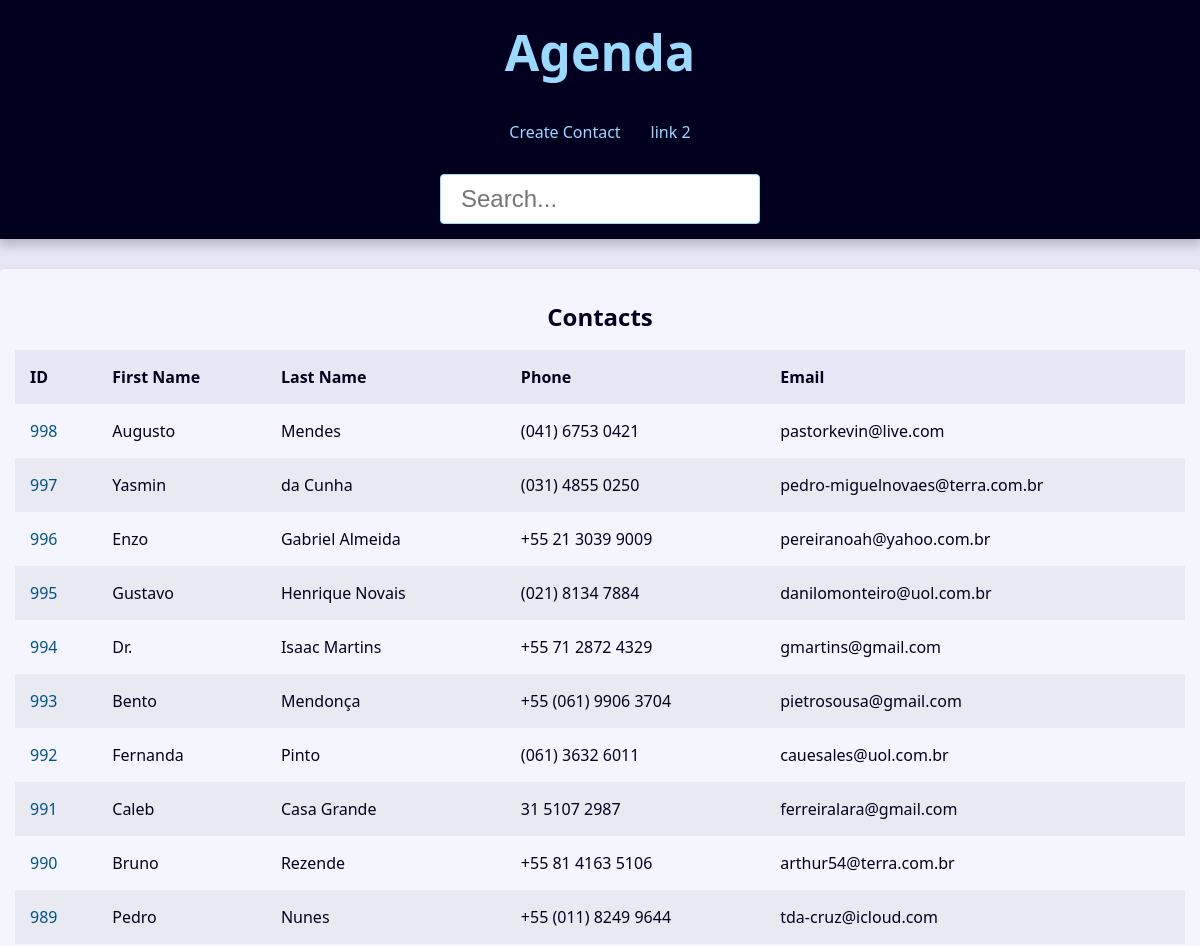
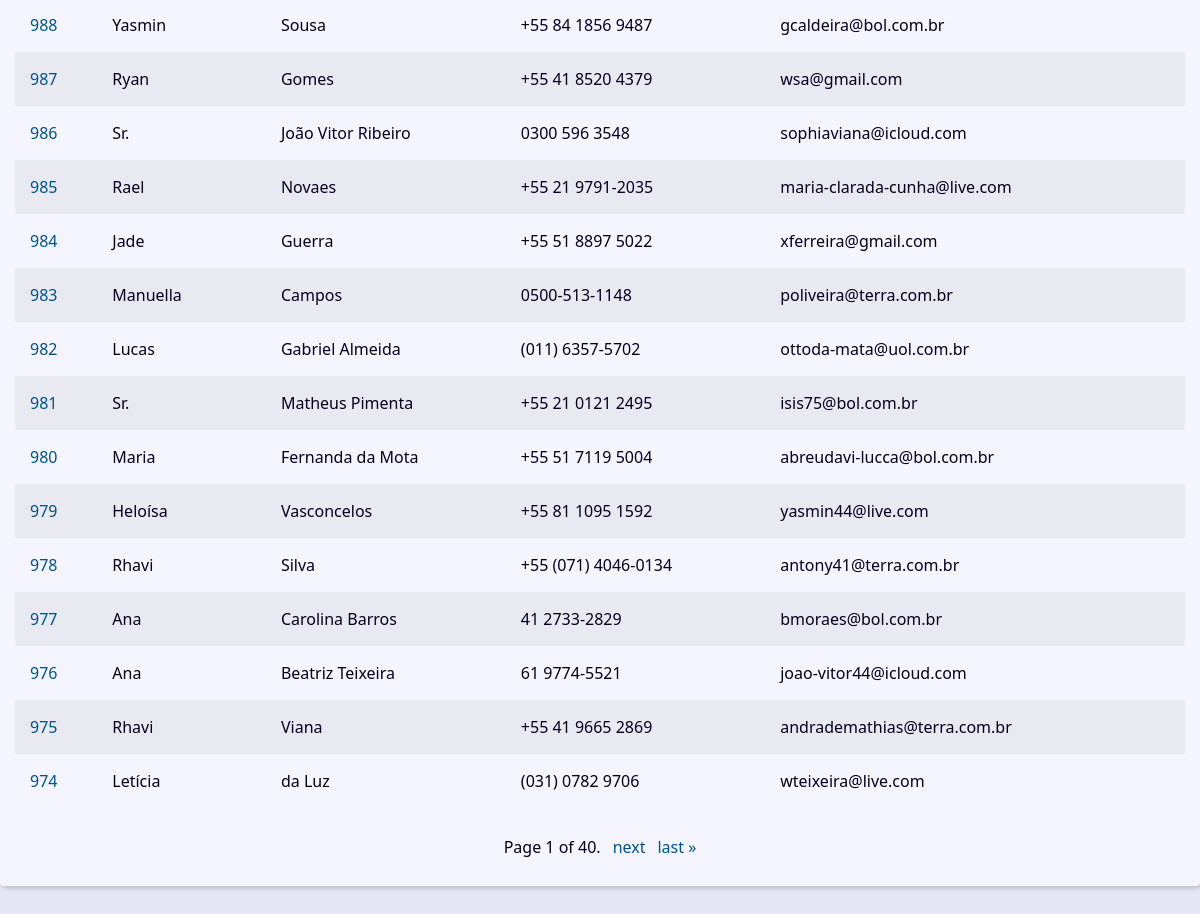
The app's page /, older data (2 pictures, top to bottom).
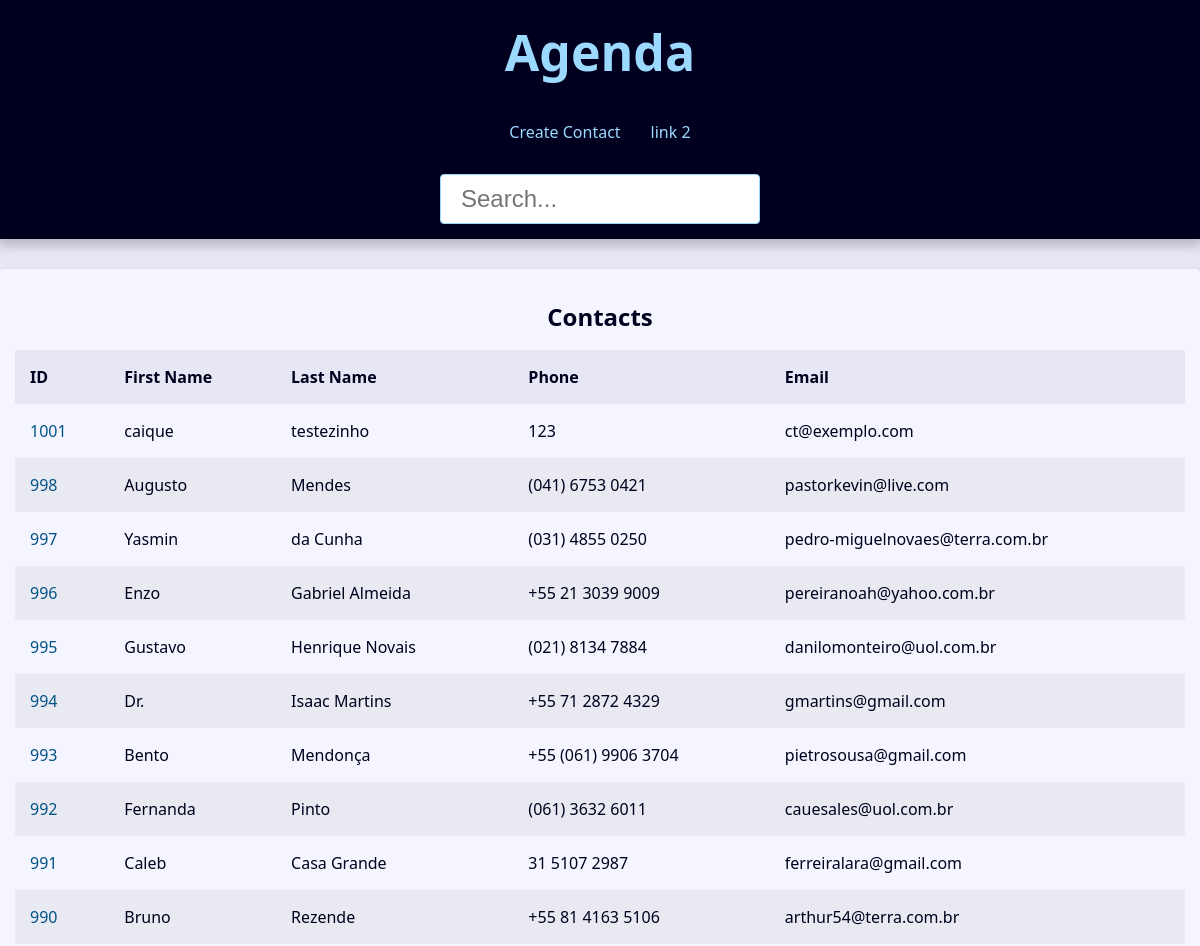
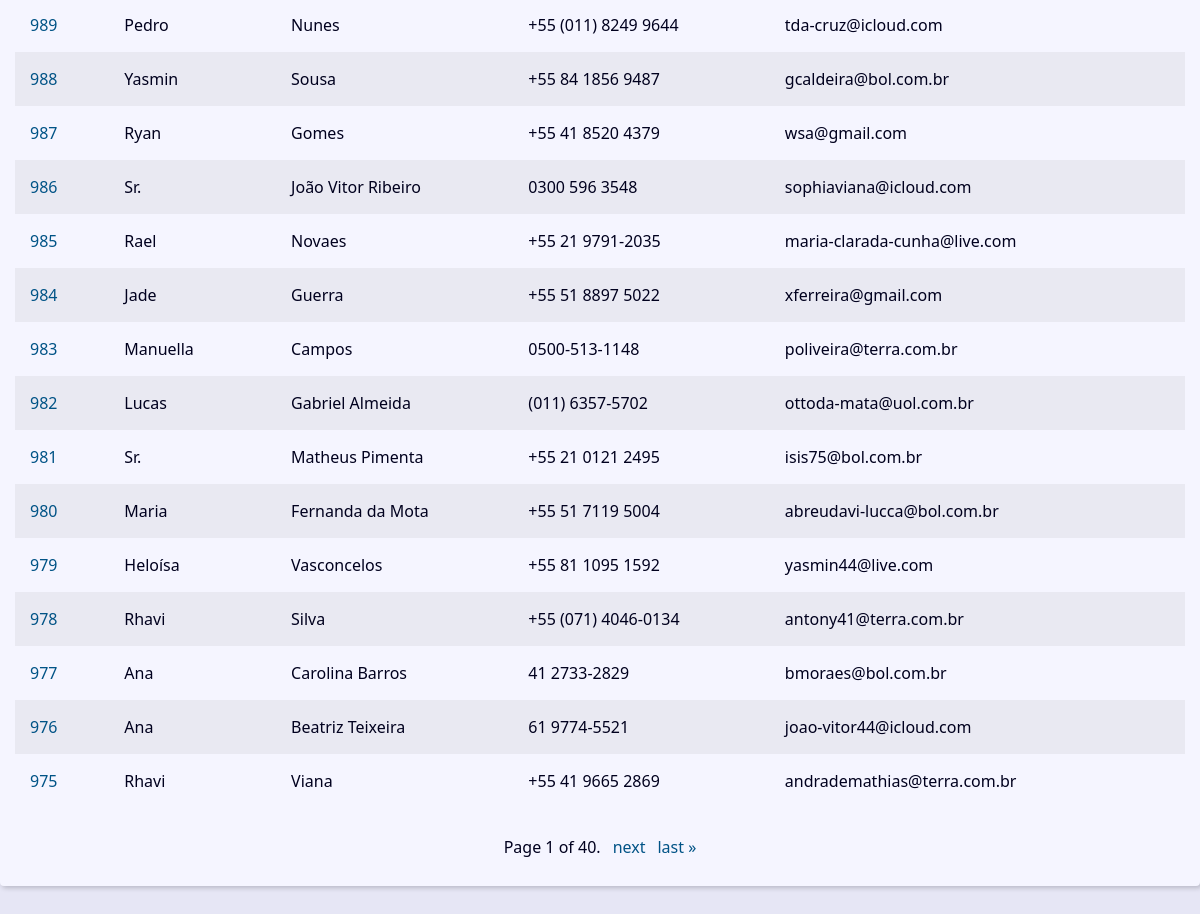
The same page, newer data (2 pictures, top to bottom).
### contact/models.py (models this page shows, shortened)
class Contact(models.Model):
    first_name = models.CharField(max_length=50)
    last_name = models.CharField(max_length=50)
    phone = models.CharField(max_length=50)
    email = models.EmailField(max_length=254, blank=True)
    created_date = models.DateTimeField(default=timezone.now)
    description = models.TextField( blank=True)
    show = models.BooleanField(default=True)
    picture = models.ImageField(blank=True, upload_to='pictures/%Y/%m/') # dentro media_root >> pictures/2025/10/
    category = models.ForeignKey(Category, on_delete=models.SET_NULL, null=True, blank=True)
    owner = models.ForeignKey(User, on_delete=models.SET_NULL, null=True, blank=True)

### contact/views/contact_views.py (the view)
# urls.py: path('', view=views.index, name='index'),
def index(request):
    contacts = Contact.objects.filter(show=True).order_by('-id')
    paginator = Paginator(contacts, 25)
    page_number = request.GET.get('page')
    page_obj = paginator.get_page(page_number)
    context = {"page_obj": page_obj, 'site_title': 'Contatos - '}
    return render(
        request,
        'contact/index.html',
        context
    )

### contact/templates/contact/index.html
{% extends "global/base.html" %}
{% block content %}
    {% if page_obj %}
        <div class="responsive-table">
            <table class="contacts-table">
                <caption class="table-caption">
                    Contacts
                </caption>
                <thead>
                    <tr class="table-row table-row-header">
                        <th class="table-header">ID</th>
                        <th class="table-header">First Name</th>
                        <th class="table-header">Last Name</th>
                        <th class="table-header">Phone</th>
                        <th class="table-header">Email</th>
                    </tr>
                </thead>
                <tbody>
                    {% for contact in page_obj %}
                        <tr class="table-row">
                            <td class="table-cel">
                                <a class="table-link"
                                href="{% url 'contact:contact' contact.id %}">
                                    {{ contact.id }}
                                </a>
                            </td>
                            <td class="table-cel">
                                {{ contact.first_name }}
                            </td>
                            <td class="table-cel">
                                {{ contact.last_name }}
                            </td>
                            <td class="table-cel">
                                {{ contact.phone }}
                            </td>
                            <td class="table-cel">
                                {{ contact.email }}
                            </td>
                        </tr>
                    {% endfor %}
                </tbody>
            </table>
        </div>
    {% else %}
        <div class="sigle-contact">
            <h1 class="sigle-contact-name">
                Nenhum contato encontrado
            </h1>
        </div>
    {% endif %}
{% endblock content %}

### base_templates/global/base.html
<!DOCTYPE html>
<html lang="pt-br">
    {% include 'global/partials/_head.html' %}
    <body>
        {% include 'global/partials/_header.html' %}
        <main class="content">
            {% block content %}{% endblock content %}
            {% include "global/partials/_pagination.html" %}
        </main>
    </body>
</html>

### base_templates/global/partials/_head.html (shortened to what this page needs)
{% load static %}
<head>
    <link rel="stylesheet" href="{% static 'global/css/style.css' %}">
</head>

### base_templates/global/partials/_header.html
<header class="header">
    <h1 class="header-heading">
        <a href="{% url 'contact:index' %}" class="header-link">Agenda</a>
    </h1>
    <nav class="menu">
        <ul class="menu-list">
            <li class="menu-item">
                <a href="{% url 'contact:create' %}" class="menu-link">Create Contact</a>
            </li>
            <li class="menu-item">
                <a href="" class="menu-link">link 2</a>
            </li>
        </ul>
    </nav>
    <div class="search">
        <form action="{% url 'contact:search' %}" method="GET">
            <input
                type="text"
                class="search-input"
                placeholder="Search..."
                name="q"
                id="search"
                value="{{ request.GET.q.strip|default:'' }}"
                >
        </form>
    </div>
</header>

### base_templates/global/partials/_pagination.html (shortened to what this page needs)
{% if page_obj %}
    <div class="pagination">
        <span class="step-links">
            <span class="current">
                Page {{ page_obj.number }} of {{ page_obj.paginator.num_pages }}.
            </span>
            {% if page_obj.has_next %}
                <a href="?page={{ page_obj.next_page_number }}&q={{ request.GET.q.strip }}">next</a>
                <a href="?page={{ page_obj.paginator.num_pages }}&q={{ request.GET.q.strip }}">last &raquo;</a>
            {% endif %}
        </span>
    </div>
{% endif %}

### base_static/global/css/style.css (style rules this page uses)
:root { --spacing: 1.5rem; --link-dark-color: rgb(0, 83, 134); --link-light-color: rgb(156, 217, 255); --clr-white: rgb(245, 245, 255); --clr-black: rgb(0, 0, 30); --clr-light-gray: rgb(230, 230, 245); --clr-dark-shadow-5: rgba(0, 0, 10, 5%); --clr-dark-shadow-10: rgba(0, 0, 10, 10%); --clr-dark-shadow-20: rgba(0, 0, 10, 20%); --clr-light-shadow-5: rgba(200, 200, 255, 5%); --clr-light-shadow-10: rgba(200, 200, 255, 10%); --clr-light-shadow-20: rgba(200, 200, 255, 20%); --main-page-width: 120rem; --table-min-width: 60rem; --biggest-font-size: 5rem; --bigger-font-size: 4rem; --big-font-size: 3.2rem; --medium-font-size: 2.4rem; --small-font-size: 1.6rem; --smaller-font-size: 1.4rem; --smallest-font-size: 1.2rem; --transition-fast: 300ms; --transition-medium: 600ms; --transition-slow: 1s; --default-border-radius: 4px; }
*, *::before, *::after { margin: 0; padding: 0; box-sizing: border-box; }
html { font-size: 62.5%; }
body { font-family: system-ui, -apple-system, BlinkMacSystemFont, 'Segoe UI', Roboto, Oxygen, Ubuntu, Cantarell, 'Open Sans', 'Helvetica Neue', sans-serif; line-height: 1.5; font-size: var(--small-font-size); color: var(--clr-black); -webkit-font-smoothing: antialiased; background: var(--clr-light-gray); }
.header { background: var(--clr-black); padding: var(--spacing); box-shadow: 0 5px 10px 2px var(--clr-dark-shadow-20); z-index: 1; position: relative; }
.header-heading { font-size: var(--biggest-font-size); text-align: center; }
.header-link { color: var(--link-light-color); text-decoration: none; transition: filter var(--transition-fast) ease-in-out; }
.menu { margin: var(--spacing); }
.menu-list { list-style: none; display: flex; justify-content: center; flex-flow: row wrap; }
.menu-link { display: block; padding: var(--spacing); color: var(--link-light-color); text-decoration: none; transition: background-color var(--transition-fast) ease-in-out; border-radius: var(--default-border-radius); }
.content { max-width: var(--main-page-width); margin: calc(var(--spacing) * 2) auto; padding: var(--spacing); background: var(--clr-white); box-shadow: 2px 2px 5px var(--clr-dark-shadow-20); border-radius: var(--default-border-radius); }
.responsive-table { width: 100%; overflow-x: auto; }
.contacts-table { width: 100%; min-width: var(--table-min-width); border-collapse: collapse; }
.table-caption { font-size: var(--medium-font-size); font-weight: bold; padding: var(--spacing); }
.table-row { text-align: left; text-overflow: ellipsis; transition: background-color var(--transition-fast) ease-in-out; }
.table-row:nth-of-type(2n) { background: var(--clr-dark-shadow-5); }
.table-row-header { background: var(--clr-light-gray); color: var(--clr-black); }
.table-cel, .table-header { padding: var(--spacing); }
.table-link { color: var(--link-dark-color); transition: color var(--transition-fast) ease-in-out; text-decoration: none; }
.pagination { margin-top: var(--spacing); display: flex; justify-content: center; padding: calc(var(--spacing) * 0.8); font-size: var(--small-font-size); }
.pagination .step-links { display: flex; gap: calc(var(--spacing) * 0.8); }
.pagination .step-links a { color: var(--link-dark-color); transition: color var(--transition-fast) ease-in-out; text-decoration: none; display: block; }
.search { display: flex; justify-content: center; }
.search-input { font-size: var(--medium-font-size); padding: 1rem 2rem; width: 100%; max-width: 32rem; border-radius: var(--default-border-radius); border: 1px solid var(--link-light-color); }

Row changes from the older to the newer data that the page shows:
no longer on this page (row unchanged): Contact: id "974", first_name "Letícia", last_name "da Luz", phone "(031) 0782 9706", email "wteixeira@live.com"
added Contact: id "1001", first_name "caique", last_name "testezinho", phone "123", email "ct@exemplo.com"
